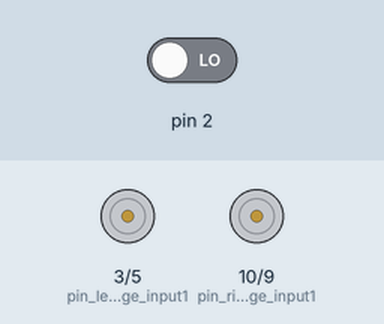
Simulated run of this sketch. Board: Arduino Uno, built with avr-gcc and run on an emulated ATmega328P. Parts: motor-driver pin pairs drawn as motors (green arrow = first pin HIGH = forward, orange = second pin HIGH = backward, longer = more drive, scaled by the enable pin). The test bench sets the inputs (shaded band); at power-on: pin 2 LOW. What the sketch prints to the serial monitor is not drawn.

Above: at 1.0 s.
At 9.2 s:
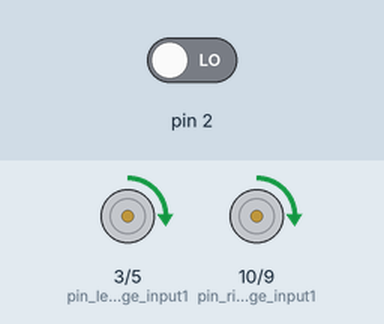
At 17.5 s:
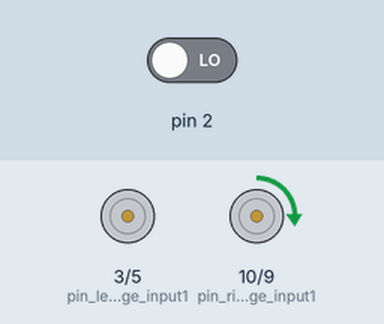
At 26.7 s:
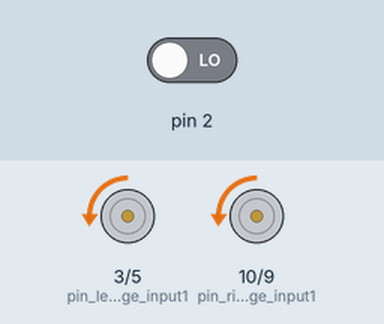
Timing chart, 0 to 43.0 s (numbered marks = the images above):
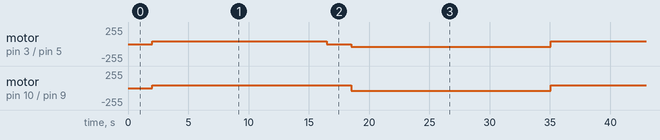

Measured:
- by itself, motor on pin 10 (pin_right_bridge_input1) / pin 9 (pin_right_bridge_input2): alternates forward 40/255 for 16.5 s and backward 40/255 for 16.5 s
- by itself, motor on pin 3 (pin_left_bridge_input1) / pin 5 (pin_left_bridge_input2): repeats every 33.0 s: stopped 2.0 s, backward 40/255 16.5 s, forward 40/255 14.5 s

The sketch:

motor_control.ino
```cpp
int right_counter;
int left_counter;


void setup() {
  Serial.begin(9600);
  motor_control_pin_setup();
  motor_sensor_pin_setup();
}

void loop() {
 int spd = 40;
 Serial.print("Reseting counters");
 reset_motor_counters();
 print_motor_counters();
 delay(2000);

 move_motor(spd, 1, 'L');
 move_motor(spd, 1, 'R');
 for (int i=0; i<1000; i++){
     print_motor_counters();
 }

 stop_robot();
 Serial.print("Reseting counters");
 reset_motor_counters();
 print_motor_counters();
 delay(2000);

 move_motor(spd, 0, 'L');
 move_motor(spd, 0, 'R');
 for (int i=0; i<1000; i++){
     print_motor_counters();
 }
}
```

motor_functions.ino
```cpp
// Left motor pins
int pin_left_bridge_input1 = 3;
int pin_left_bridge_input2 = 5;
int enable_left_bridge_pin = 4;

// Right motor pins
int pin_right_bridge_input1 = 10;
int pin_right_bridge_input2 = 9;
int enable_right_bridge_pin = 8;

void motor_control_pin_setup(){
  pinMode(pin_left_bridge_input1, OUTPUT);
  pinMode(pin_left_bridge_input2, OUTPUT);
  pinMode(enable_left_bridge_pin, OUTPUT);


  pinMode(pin_right_bridge_input1, OUTPUT);
  pinMode(pin_right_bridge_input2, OUTPUT);
  pinMode(enable_right_bridge_pin, OUTPUT);
}

void move_motor(int spd, int backward_forward, char L_or_R) {
  if (L_or_R == 'L'){
    digitalWrite(enable_left_bridge_pin, HIGH);
    if (backward_forward == 1){
      digitalWrite(pin_left_bridge_input2, LOW);
      analogWrite(pin_left_bridge_input1, spd);
    } else {
      digitalWrite(pin_left_bridge_input1, LOW);
      analogWrite(pin_left_bridge_input2, spd);
    }
  } else {
    digitalWrite(enable_right_bridge_pin, HIGH);
    if (backward_forward == 1){
      digitalWrite(pin_right_bridge_input2, LOW);
      analogWrite(pin_right_bridge_input1, spd);
    } else {
      digitalWrite(pin_right_bridge_input1, LOW);
      analogWrite(pin_right_bridge_input2, spd);
    }
  }
}

void stop_motor(char L_or_R) {
  if (L_or_R=='L') {
    digitalWrite(enable_left_bridge_pin, LOW);
  } else {
    digitalWrite(enable_left_bridge_pin, LOW);
  }
}

void stop_robot() {
  stop_motor('L');
  stop_motor('R');
}
```

read_motors.ino
```cpp
int left_motor_sensor = 11;
int right_motor_sensor = 12;

volatile int left_motor_counter = 0;
volatile int right_motor_counter = 0;
volatile int left_motor_sensor_state = 0;
volatile int right_motor_sensor_state = 0;

void motor_sensor_pin_setup() {
  pinMode(left_motor_sensor, INPUT);
  pinMode(right_motor_sensor, INPUT);
  attachInterrupt(0, add_left_motor_counter_ISR, CHANGE);
  attachInterrupt(0, add_right_motor_counter_ISR, CHANGE);
}

void add_left_motor_counter_ISR(){
  left_motor_sensor_state = digitalRead(left_motor_sensor);
  if (left_motor_sensor_state == 1){
    left_motor_counter += 1;
  }
}

void add_right_motor_counter_ISR(){
  right_motor_sensor_state = digitalRead(right_motor_sensor);
  if (right_motor_sensor_state == 1){
    right_motor_counter += 1;
  }
}

void reset_motor_counters(){
  right_motor_counter = 0;
  left_motor_counter = 0;
}

int get_left_motor_counter(){
  return left_motor_counter;
}

int get_right_motor_counter(){
  return right_motor_counter;
}

void print_motor_counters(){
  right_counter = get_right_motor_counter();
  left_counter = get_left_motor_counter();
  Serial.print('Right motor:');
  Serial.print(right_counter);
  Serial.print('\n');
  Serial.print('Left motor:');
  Serial.print(left_counter);
  Serial.print('\n');
}
```
